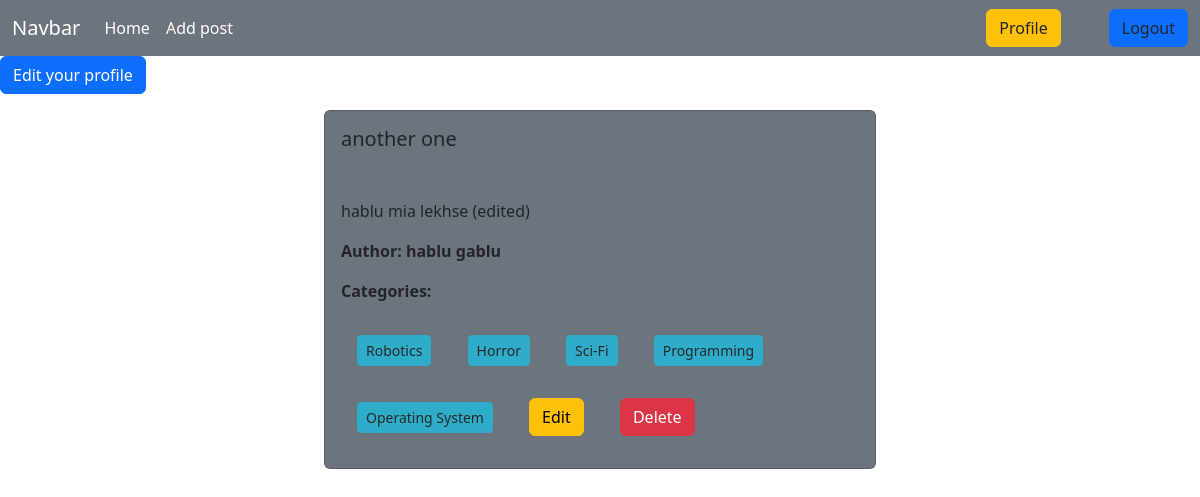
Page /author/profile/ (signed in) on the committed database.
### posts/models.py (models this page shows, shortened)
class Post(models.Model):
    title = models.CharField(max_length=50)
    content = models.TextField()
    category = models.ManyToManyField(Category) #One post can be under many categories and one category can be under many posts.
    author = models.ForeignKey(User, on_delete=models.CASCADE)

### categories/models.py (models this page shows)
class Category(models.Model):
    name = models.CharField(max_length=50)
    slug = models.SlugField(max_length=100, unique=True, blank=True, null=True)
    def __str__(self) -> str:
        return self.name

### author/views.py (the view)
# urls.py: path('profile/', views.profile, name='profile'),
@login_required
def profile(request):
    data = Post.objects.filter(author = request.user)
    return render(request, 'author/profile.html', {'data' : data})

### author/templates/author/profile.html
{% extends "base.html" %}
{% load crispy_forms_tags %}
{% block content %}
     <div>
        <a class="btn btn-primary" href="{% url 'profile_update' %}"> Edit your profile </a>
     </div>
    {% for posts in data %}
        <div class="d-flex flex-wrap justify-content-center px-5 my-3">
            <div class="col-sm-6 mb-3 mb-sm-0">
                <div class="card bg-secondary">
                    <div class="card-body">
                    <h5 class="card-title mb-5">{{posts.title}}</h5>
                    <p class="card-text"> {{posts.content}} </p>
                    <p><strong> Author: {{posts.author.first_name}} {{posts.author.last_name}}</strong></p>
                    <p><strong> Categories: </strong></p>
                        {% for categs in posts.category.all %}
                        <button class="btn btn-info btn-sm disabled m-3">{{ categs }}</button>
                        {% endfor %}
                        <a href="{% url 'edit_post' posts.id %}" class="btn btn-warning m-3">Edit</a>
                        <a href="{% url 'delete_post' posts.id %}" class="btn btn-danger m-3">Delete</a>
                    </div>
                </div>
            </div>
        </div>
    {% endfor %}
{% endblock %}

### rows in the picture
Post: title "another one", content "hablu mia lekhse (edited)", author.first_name "hablu", author.last_name "gablu"
Category: name "Robotics"
Category: name "Horror"
Category: name "Sci-Fi"
Category: name "Programming"
Category: name "Operating System"
